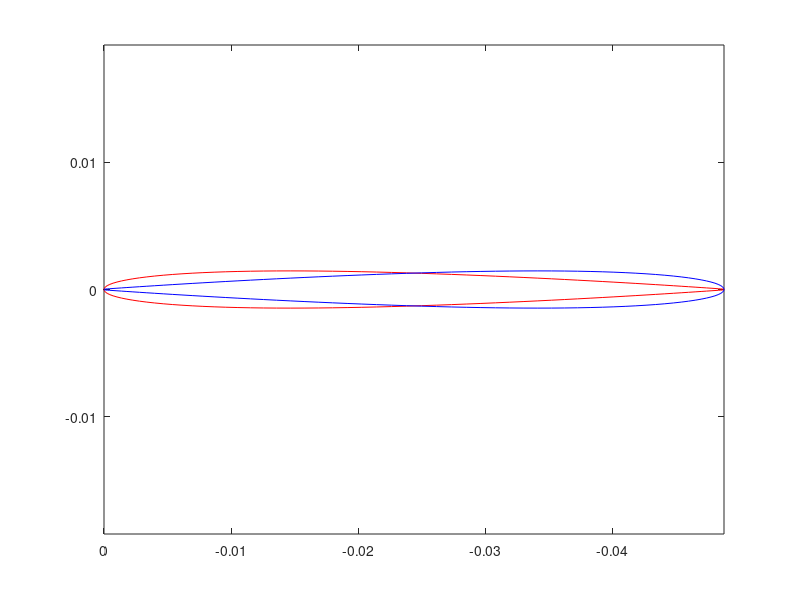

The MATLAB script that drew this image: (Note: this script raises an error after producing the figure.)
%% Script per creare la Geometria 3D
clear all 
close all
addpath(genpath('BLACKBOX'));
%% Input Data
Chord=0.0488;
p_c=20; % numero di profili di "Transizione" nella parte centrale
l=0.3; % lunghezza della pala avente un profilo 2D definito, NON corrisponde alla lunghezza del boomerang
delta=30*pi/180; %Angolo di freccia
beta=0.5*pi/180; %Angolo di Diedro
pitch=4*pi/180; %Pitch angle
num=20; %Numero di profili totale su ciascuna metà;
PARA=2.; %Parametro che permette di modificare la curvatura centrale (più si avvicna ad 1 pù dietro forma una V
% Profile 2D Shape
%% Profilo 2D flip e analisi
Profile2D=importdata('Naca0006.dat');
Xp=-[0; fliplr(Profile2D(1:65,1)')' ; fliplr(Profile2D(66:end,1)')'].*Chord;
Zp=[0 ;fliplr(Profile2D(1:65,2)')' ; fliplr(Profile2D(66:end,2)')'].*Chord;
Xp_flip=-(Chord/2.*ones(size(Xp))+Xp)+Chord/2.*ones(size(Xp))-Chord;
Zp_flip=(Zp);
[n,~]=size(Xp);
%Clock-wise direction regeneration
Xp_flip=[fliplr(Xp_flip(1:n/2)')';fliplr(Xp_flip(n/2+1:end)')'];
Zp_flip=[fliplr(Zp_flip(1:n/2)')';fliplr(Zp_flip(n/2+1:end)')'];
figure()
plot(Xp,Zp,'r');
hold on
plot(Xp_flip,Zp_flip,'b');
axis equal
set(gca,'Xdir','reverse')
[n,~]=size(Xp);
%Clock-wise direction regeneration

%% Creazione dell Info Box

alpha_cd=[-180 -170 -160 -130 -90 -50 -20 -10 10 20 50 90 130 160 170 180];
CD_t=[0.01 0.01 0.41 1.25 1.7 1.25 0.41 0.01 0.01 0.41 1.25 1.7 1.25 0.41 0.01 0.01];

alpha_cm=[-180 -150 -90 0 90 150 180];
CM_t=[0 0.4 0.4 0 -0.4 -0.4 0];


alpha_cl=[-180 -170 -130 -60 -12 12 60 130 170 180];
CL_t=[0 0.7 0.7 -1.0 -1.0 1.0 1.0 -0.7 -0.7 0];
for i=1:10
    Cl_simo(i)=CL(alpha_cl(i)*pi/180);
    
end
for i=1:16
     Cd_simo(i)=CD(alpha_cd(i)*pi/180);
end
for i=1:7
     Cm_simo(i)=CM(alpha_cm(i)*pi/180);
end
% norm(CL_t-Cl_simo)
% norm(CD_t-Cd_simo)
% norm(CM_t-Cm_simo)
%%
figure()
plot(alpha_cl,CL_t,'--r');
hold on
plot(alpha_cd,CD_t,'.-b');
plot(alpha_cm,CM_t,'k');
grid on
legend('CL','CD','CM');
BoomInfo.Aero.alpha_cl=alpha_cl;
BoomInfo.Aero.alpha_cd=alpha_cd;
BoomInfo.Aero.alpha_cm=alpha_cm;
BoomInfo.Aero.Cl=CL_t;
BoomInfo.Aero.Cd=CD_t;
BoomInfo.Aero.Cm=CM_t;
%% Creazione dell Info Box
BoomInfo.Pianta.l=l;
BoomInfo.Pianta.freccia=delta;
BoomInfo.Pianta.diedro=beta;
BoomInfo.Pianta.pitch=pitch;
BoomInfo.Geom3D.p_c=p_c;
BoomInfo.Geom3D.num=num;
BoomInfo.Geom3D.PARA=PARA;
BoomInfo.Profile.Chord=Chord;
BoomInfo.Profile.Xp_dx=Xp;
BoomInfo.Profile.Xp_sx=Xp_flip;
BoomInfo.Profile.Zp_dx=Zp;
BoomInfo.Profile.Zp_sx=Zp_flip;
n=num+p_c;
R=650;
Dens_i=[R.*ones(1,n-p_c-1) R*ones(1,2*p_c-1) R.*ones(1,n-p_c-1)];
[BoomInfo] = Boom3DShape(BoomInfo,'Info','Density_variation',Dens_i);


BoomInfo.Mecc.I_rho
BoomInfo.Mecc.m
%% Initial condition
theta0=0.0*pi/180;
phi0=90*pi/180;
psi0=180*pi/180;

Tl_0=[cos(theta0)*cos(psi0), cos(theta0)*sin(psi0), -sin(theta0)
    -cos(phi0)*sin(psi0)+sin(phi0)*sin(theta0)*cos(psi0), cos(phi0)*cos(psi0)+sin(phi0)*sin(theta0)*sin(psi0), sin(phi0)*cos(theta0)
    sin(phi0)*sin(psi0)+cos(phi0)*sin(theta0)*cos(psi0), -sin(phi0)*cos(psi0)+cos(phi0)*sin(theta0)*sin(psi0), cos(phi0)*cos(theta0)];

%% Traiectory
theta=0*pi/180;
phi=0*pi/180; 
psi=-60*pi/180;
r0= 14*2*pi; % initial condition on spin rate 10/15 Hz;
z0= 2; % initial altitude

T0=[cos(theta)*cos(psi), cos(theta)*sin(psi), -sin(theta)
    -cos(phi)*sin(psi)+sin(phi)*sin(theta)*cos(psi), cos(phi)*cos(psi)+sin(phi)*sin(theta)*sin(psi), sin(phi)*cos(theta)
    sin(phi)*sin(psi)+cos(phi)*sin(theta)*cos(psi), -sin(phi)*cos(psi)+cos(phi)*sin(theta)*sin(psi), cos(phi)*cos(theta)];



ustart=T0*Tl_0*[25*cos(5*pi/180);0;25*sin(5*pi/180)];

eul=[psi theta phi];
quat = eul2quat( eul );

tfin=40;


%[V_dx_b,V_sx_b]=InitialConditionPlot(Tl_0,T0,ustart,[0;0;r0],BoomInfo);

options = odeset('Events', @EventsQUAT,'RelTol',1e-4,'AbsTol',1e-6);
Y0=[quat 0 0 r0  ustart(1) ustart(2) ustart(3) 0 0 z0 ]';
%%
tic
[TOUT,YOUT_quat] = ode45(@(t,y)EquationOfMotionsQuaternion(t,y,BoomInfo,Tl_0),[0 tfin],Y0,options); %
toc
euler=[];
for i=1:numel(TOUT)
euli = quatToEuler(YOUT_quat(i,1:4) );
euler(i,:)=[euli(2) euli(1) euli(3)];
end
YOUT=[unwrap(euler) YOUT_quat(:,5:end)];
YOUT_Q=YOUT;
save('YOUT_QUAT','YOUT_Q')
%%
% figure()
% plot(phi_vect*180/pi,Dist,'b','linewidth',1.2)
% hold on
% grid on
% xlabel('$\Phi$','fontsize',11,'interpreter','latex');
% set(gca,'TickLabelInterpreter','latex')
% ylabel('DIST','fontsize',11,'interpreter','latex');
% title('Boomerang Traiectory Function of $\Phi$','fontsize',12,'interpreter','latex');
%% Plot
linecolors={'r' 'y' 'c' 'g' 'b' 'k'};
[handles]=plotNy(TOUT(:),YOUT(:,1)*180/pi,1,...
    TOUT(:),YOUT(:,2)*180/pi,1,...
    TOUT(:),YOUT(:,3)*180/pi,1,...
    TOUT(:),YOUT(:,6),2,...
    TOUT(:),YOUT(:,4),2,...
    TOUT(:),YOUT(:,5),2,...
    TOUT(:),YOUT(:,10),3,...
    TOUT(:),YOUT(:,11),3,...
    TOUT(:),YOUT(:,12),3,...
    'YAxisLabels',{ 'Angle [°]' 'Angular Rate [rad/s]' 'Position [m]'},...
    'Linewidth',1,...
    'XLim',[0,TOUT(end)],...
    'XAxisLabel','time[s]',...
    'TitleStr','Lancio Finale',...
    'FontSize',10,...
    'LegendString',{'Theta' 'Phi' 'Psi' 'r' 'p' 'q' 'x' 'y' 'z'});
grid on

%% grafico
PlotTipDxSx(TOUT,YOUT,BoomInfo,Tl_0)
PlotAeroForce(YOUT,TOUT,BoomInfo)
%% grafico rapporto di avanzamento e velocità
chi= YOUT(:,6).*BoomInfo.Pianta.l*cos(BoomInfo.Pianta.freccia)/(vecnorm(YOUT(:,7:9)'))';
V=(vecnorm(YOUT(:,7:9)'))';
figure(20)
plot(TOUT(:),chi);
title('time vs $\chi$','Interpreter','latex');
xlabel('t [s]');
ylabel('$\chi$','Interpreter','latex');
figure(21)
plot(TOUT(:),V);
title('Velocità');
%% MASSIMA DISTANZA E TEMPO DI RITORNO
% esclusione tocco terra
if YOUT(end,12) <= 0.01
    % messo a inf -> caso peggiore che sarà scartato dall'ottimizzatore
    % perchè cade a terra
    t_min = inf;
    r_max = -inf;
    % il boomerang ritorna e sono in grado di riprenderlo
else
    t_min = TOUT(end);
    r_max = max(sqrt(YOUT(:,10).^2+YOUT(:,11).^2+YOUT(:,12).^2));
end

disp('-------------------------------------------------------------------')
fprintf('Tempo di ritorno calcolato: %.5f s\n', t_min)
fprintf('Massima distanza percorsa: %.5f m\n', r_max)
disp('-------------------------------------------------------------------')
%%
Time=TOUT(:);
x=YOUT(:,10);
y=YOUT(:,11);
z=YOUT(:,12);
Phi=YOUT(:,2)*180/pi;
Psi=YOUT(:,3)*180/pi;
Theta=YOUT(:,1)*180/pi;
save('T.mat','Time','Theta' ,'Phi' ,'Psi' , 'x' ,'y' ,'z');
